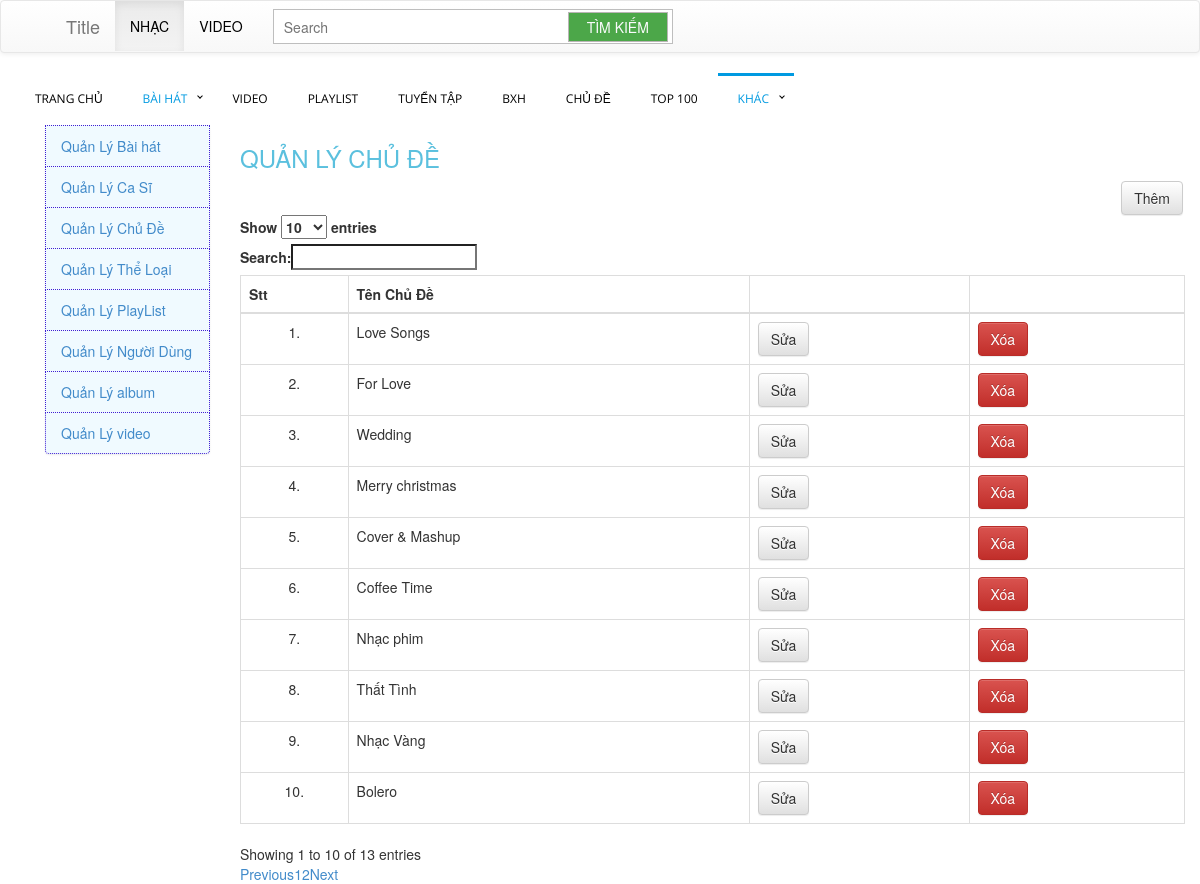
The page /admin/?option=qlcd (signed in) on the database its author committed.
### tables this page shows
CREATE TABLE `chude` (
  `id` int(250) NOT NULL,
  `TenChuDe` text NOT NULL
);

### connect.php (called while the page is built, shortened)
<?php
class MyConnect
{
    protected  $con;
    public function __construct(){
		$this->con = mysqli_connect("localhost","root","","webmusic");
        mysqli_query($this->con, "set names 'utf8'");
	}
    public function DanhSachCD()
    {
        $sql="SELECT * FROM chude WHERE 1";
        return mysqli_query($this->con,$sql);
    }
}
?>

### admin/QLCD.php (the view)
<h3>QUẢN LÝ CHỦ ĐỀ</h3>
<div class="col-sm-offset-11 col-sm-1">
<a class="btn btn-small btn-default" href ="?option=insertcd">Thêm </a>
    </div>
<table class="table table-hover table-bordered" id="myTable">
    <thead>
        <tr>
            <th>Stt</th>
            <th>Tên Chủ Đề</th>
            <th></th>
            <th></th>
        </tr>
    </thead>
    <tbody>
    <?php
    $t = new MyConnect();
    $i=1;
    $dscd = $t->DanhSachCD();
    while($r = $dscd->fetch_object())
    {
?>
    <tr>
    <td style="text-align:center;"><?php echo $i."."; ?> </td>
        <td id="chude_<?php echo $r->id; ?>"><?php echo $r->TenChuDe?></td>
       <td> <a class="btn btn-small btn-default cd" href="?option=updatecd&id=<?php echo $r->id; ?>">Sửa </a></td>
       <td> <a class="btn btn-small btn-danger delete-chude"  href ="proccessQLCD.php?id=<?php echo $r->id; ?>" > Xóa</a></td>
    </tr>
<?php $i++;}?>
    </tbody>
</table>

### css/webstyle.css (style rules this page uses)
h3 { color: #5bc0de; }

### rows shown on the page
chude: TenChuDe "Love Songs"
chude: TenChuDe "For Love"
chude: TenChuDe "Wedding"
chude: TenChuDe "Merry christmas"
chude: TenChuDe "Cover & Mashup"
chude: TenChuDe "Coffee Time"
chude: TenChuDe "Nhạc phim"
chude: TenChuDe "Thất Tình"
chude: TenChuDe "Nhạc Vàng"
chude: TenChuDe "Bolero"
